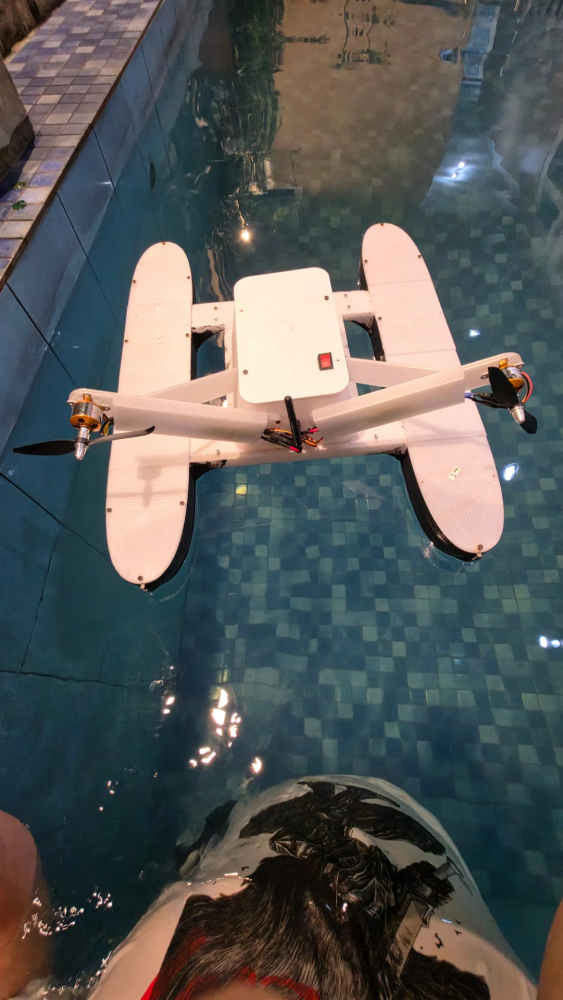
#> input picture Pengujian/foto_c1/C1-1_awal.webp, 1125 x 2000 px (shown at 1/2 size); its folder holds 4 pictures in this run
$ python ukur_foto_c1.py
#> lines starting #> are read from the running program, lines starting #| are printed output that depends on the picture; after the words box and inside, x2 and y2 are one past the last pixel; in counts of white or black regions, pixels touching at a corner belong together
"""
Ukur galat posisi dan arah skenario C1 (kotak 1 x 2 m) dari foto awal & akhir.

    pip install -r requirements.txt
    python ukur_foto_c1.py

Foto diambil dari belakang robot, sebelum perintah pertama dan setelah robot
berhenti. Posisi HP di kedua foto tidak persis sama, jadi:

- ARAH  : sudut garis yang menghubungkan ujung belakang kedua pelampung,
          diukur terhadap baris mozaik lantai di foto yang sama. Galat arah =
          selisih sudut foto akhir dan foto awal.
- POSISI: foto akhir dipetakan ke foto awal lewat pola keramik di tepi kolam
          (permukaannya hampir sejajar dengan permukaan air), dengan pencocokan
          titik SIFT + homografi RANSAC. Pergeseran ujung belakang pelampung
          kiri diukur dalam piksel, lalu diubah ke cm memakai lebar robot
          (42 cm) di foto awal, dan ke kotak mozaik (4,1 cm).

Hasilnya ditulis tangan ke sheet C1 di Lembar_Data_Pengujian.xlsx. Ketelitian
sekitar +/- 1 mozaik, karena posisi HP berbeda antar foto.
"""
import math
from pathlib import Path

import numpy as np
from PIL import Image
from skimage.feature import SIFT, match_descriptors
from skimage.measure import ransac
from skimage.transform import ProjectiveTransform

FOTO = Path(__file__).resolve().parent / "foto_c1"
LEBAR_ROBOT_CM = 42
MOZAIK_CM = 4.1
PANJANG_PELAMPUNG_MOZAIK = 60 / MOZAIK_CM

# Per foto (piksel, ukuran 1125 x 2000):
#   tepi  = dua titik pada tepi dalam bibir kolam (batas lantai tepi & dinding)
#   kiri / kanan = rentang x untuk mencari ujung belakang pelampung kiri / kanan
#   y     = rentang y tempat ujung belakang pelampung berada
FOTO_INFO = {
    "C1-1_awal": dict(tepi=((175, 250), (0, 575)), kiri=(200, 420), kanan=(780, 1010), y=(1000, 1220)),
    "C1-1_akhir": dict(tepi=((250, 450), (0, 790)), kiri=(150, 400), kanan=(760, 980), y=(1200, 1460)),
    "C1-2_awal": dict(tepi=((295, 265), (10, 640)), kiri=(220, 420), kanan=(780, 980), y=(1100, 1320)),
    "C1-2_akhir_C1-3_awal": dict(tepi=((350, 250), (100, 550)), kiri=(210, 420), kanan=(780, 980),
                                 y=(1050, 1290)),
    "C1-3_akhir": dict(tepi=((250, 305), (50, 700)), kiri=(240, 420), kanan=(680, 880), y=(1100, 1300)),
}
PERCOBAAN = [("C1.1", "C1-1_awal", "C1-1_akhir"),
             ("C1.2", "C1-2_awal", "C1-2_akhir_C1-3_awal"),
             ("C1.3", "C1-2_akhir_C1-3_awal", "C1-3_akhir")]


def baca(nama):
#> called with nama = 'C1-1_awal'
    return np.asarray(Image.open(FOTO / f"{nama}.webp").convert("RGB"), dtype=int)


def putih(rgb):
    r, g, b = rgb[..., 0], rgb[..., 1], rgb[..., 2]
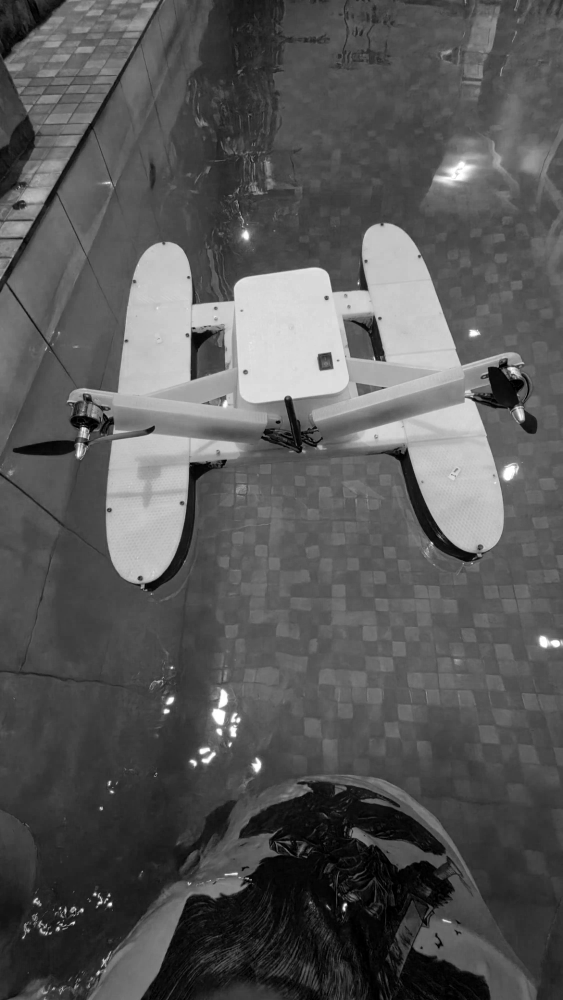
#> b: shape (2000, 1125) int64 (shown at 1/2 size); min 0, max 255, mean 87.9
    return (r > 170) & (g > 150) & (b > 140) & (r - b < 90)
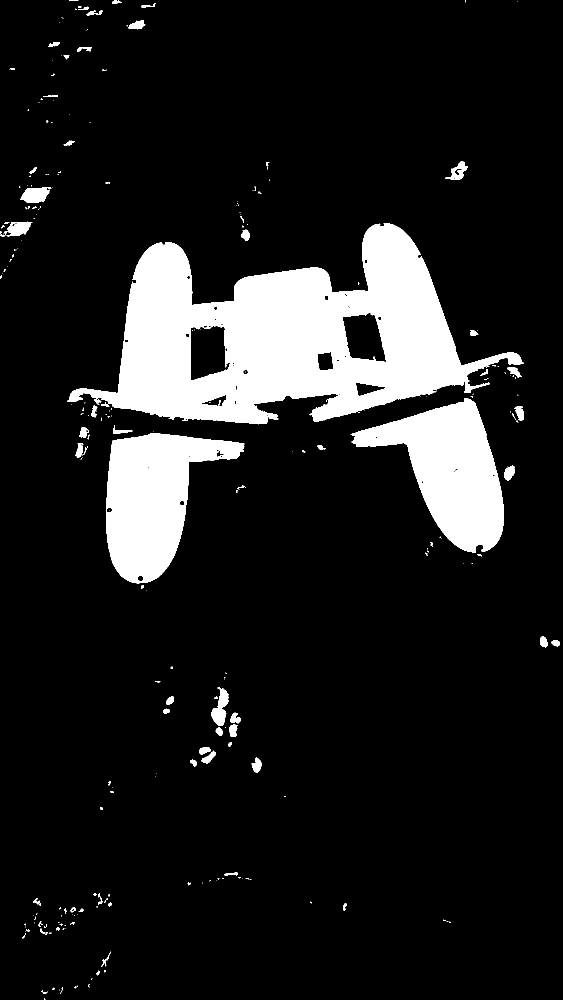
#> returned value: shape (2000, 1125) bool (shown at 1/2 size); 12.4% white; 277 white regions (194 under 20 px), largest, box (x1, y1, x2, y2) and area: (135, 446, 1048, 849) 173382, (212, 866, 489, 1167) 45994, (701, 796, 1008, 1105) 45974


def ujung_belakang(nama):
    """Titik paling belakang (bawah di foto) kedua pelampung: [(x, y) kiri, (x, y) kanan]."""
    info = FOTO_INFO[nama]
    w = putih(baca(nama))
    y0, y1 = info["y"]
    hasil = []
    for x0, x1 in (info["kiri"], info["kanan"]):
        sub = w[y0:y1, x0:x1]
        yb = max(y for y in range(sub.shape[0]) if sub[y].sum() >= 6)
        _, xx = np.nonzero(sub[yb - 25:yb + 1])
        hasil.append((x0 + xx.mean(), y0 + yb))
#> this loop made 2 passes
#> yb on passes 1 to 2: 166, 111
#> after the loop, hasil = [(280.4, 1166), (945, 1111)]
    return hasil


def sudut_ujung(nama):
    (x1, y1), (x2, y2) = ujung_belakang(nama)
    return math.degrees(math.atan2(y2 - y1, x2 - x1))


def px_per_cm(nama):
    """Lebar luar robot (42 cm) di baris sedikit di depan ujung pelampung kiri."""
    (_, y), _ = ujung_belakang(nama)
    xs = np.where(putih(baca(nama))[int(y) - 66])[0]
    return (xs.max() - xs.min()) / LEBAR_ROBOT_CM


def fitur_tepi(nama, pita):
    (x1, y1), (x2, y2) = FOTO_INFO[nama]["tepi"]
    g = baca(nama).mean(axis=2) / 255
    s = SIFT()
    s.detect_and_extract(g)
    keep = [i for i, (r, c) in enumerate(s.keypoints)
            if r < 1000 and (x1 + (x2 - x1) * (r - y1) / (y2 - y1)) - pita < c
            < (x1 + (x2 - x1) * (r - y1) / (y2 - y1)) - 8]
    return s.keypoints[keep][:, ::-1], s.descriptors[keep]


def geser_px(awal, akhir):
    """Pergeseran ujung pelampung kiri (akhir dipetakan ke foto awal), rata-rata 3 lebar pita."""
    tip_awal = np.array(ujung_belakang(awal)[0])
#> tip_awal = [280.4, 1166]
    tip_akhir = np.array([ujung_belakang(akhir)[0]], dtype=float)
#> call 2 of baca, with nama = 'C1-1_akhir'
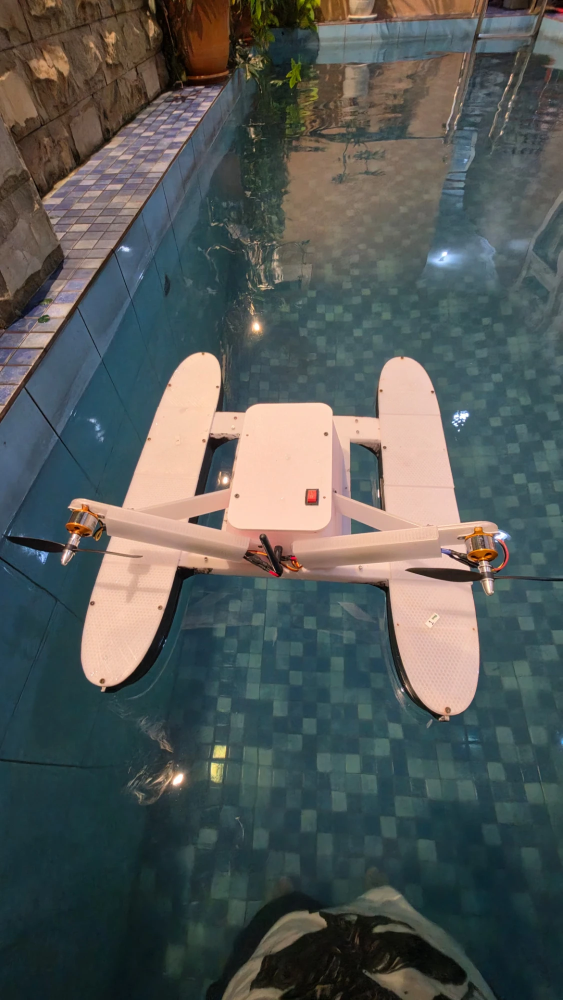
#> input picture Pengujian/foto_c1/C1-1_akhir.webp, 1125 x 2000 px (shown at 1/2 size)
#> in putih (call 2), `r, g, b = rgb[..., 0], rgb[..., 1], rgb[..., 2]`:
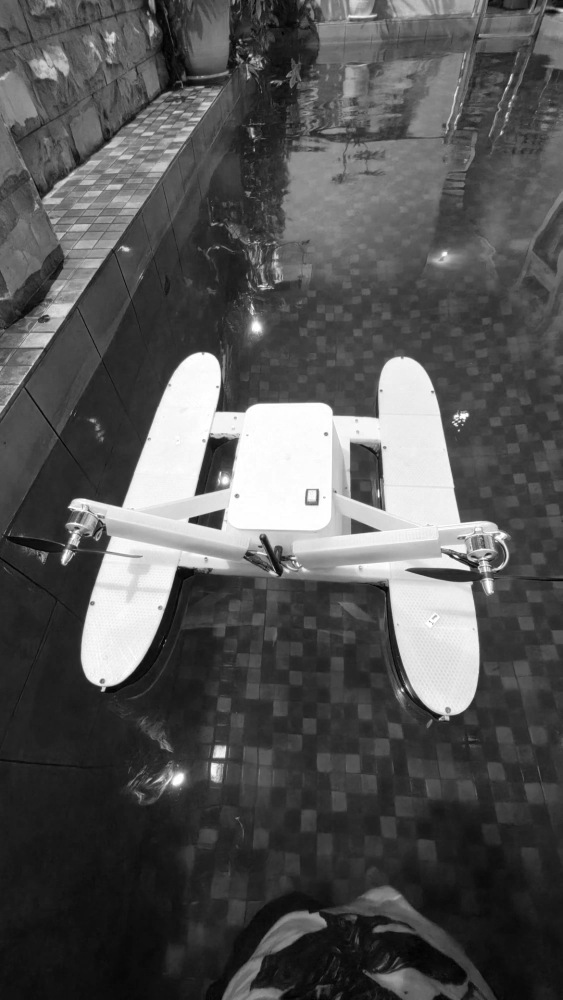
#> r: shape (2000, 1125) int64 (shown at 1/2 size); min 0, max 255, mean 84.5
#> in putih (call 2), `r, g, b = rgb[..., 0], rgb[..., 1], rgb[..., 2]`:
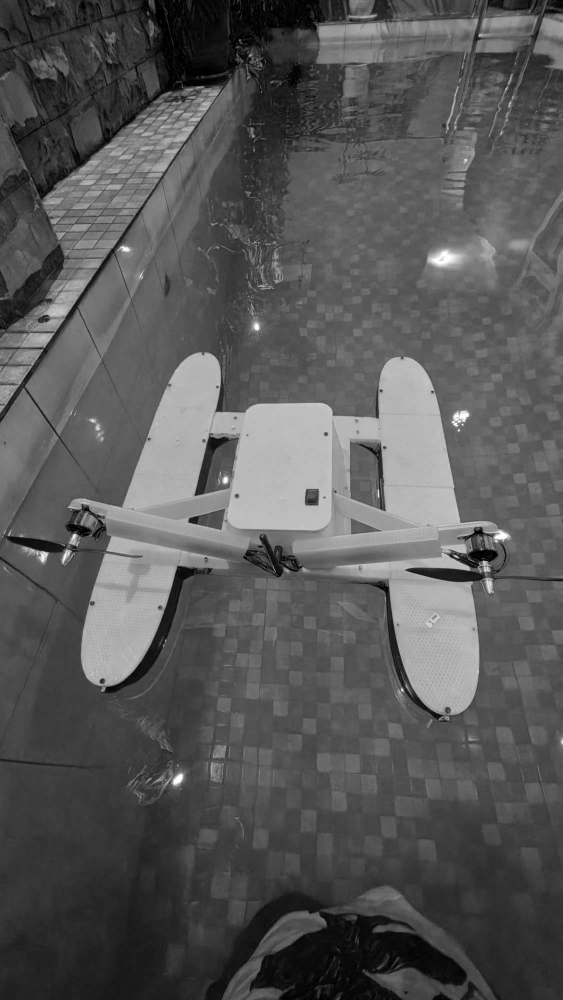
#> b: shape (2000, 1125) int64 (shown at 1/2 size); min 0, max 255, mean 87.4
#> in putih (call 2), `return (r > 170) & (g > 150) & (b > 140) & (r - b < 90)`: returned value: shape (2000, 1125) bool; 11.7% white; 365 white regions (266 under 20 px), largest, box (x1, y1, x2, y2) and area: (136, 705, 1015, 1106) 163482, (673, 1106, 959, 1430) 45169, (163, 1072, 452, 1372) 39027
#> the loop in ujung_belakang (call 2), `for x0, x1 in (info["kiri"], info["kanan"]):` made 2 passes
#> yb on passes 1 to 2: 181, 236
#> pass 1, in ujung_belakang (call 2), `sub = w[y0:y1, x0:x1]`:
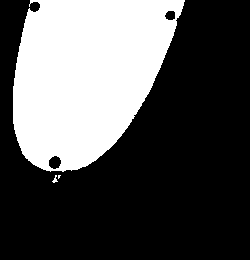
#> sub: shape (260, 250) bool; 33% white; 3 white regions (1 under 20 px), largest, box (x1, y1, x2, y2) and area: (13, 0, 185, 172) 21435, (52, 175, 58, 183) 22
#> pass 2, in ujung_belakang (call 2), `sub = w[y0:y1, x0:x1]`:
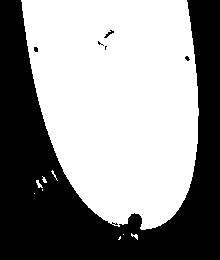
#> sub: shape (260, 220) bool; 56.6% white; 6 black regions (4 under 20 px), largest, box (x1, y1, x2, y2) and area: (0, 0, 220, 260) 24773, (104, 30, 114, 38) 28
#> after the loop in ujung_belakang (call 2), `for x0, x1 in (info["kiri"], info["kanan"]):`: hasil = [(211.9, 1381), (896.9, 1436)]
#> tip_akhir = [[211.9, 1381]]
    hasil = []
    for pita in (120, 170, 230):
        pa, da = fitur_tepi(awal, pita)
        pb, db = fitur_tepi(akhir, pita)
        m = match_descriptors(db, da, cross_check=True, max_ratio=0.8)
        model, inl = ransac((pb[m[:, 0]], pa[m[:, 1]]), ProjectiveTransform, min_samples=4,
                            residual_threshold=3, max_trials=5000, rng=0)
        hasil.append(model(tip_akhir)[0] - tip_awal)
        print(f"    pita {pita:3d} px: {inl.sum():3d} titik cocok")
    return np.mean(hasil, axis=0)


def main():
    print(f"{'':6}{'samping':>9}{'depan':>8}{'posisi':>9}{'arah':>8}   (mozaik, mozaik, cm, °)")
    for kode, awal, akhir in PERCOBAAN:
        print(kode)
        dx, dy = geser_px(awal, akhir)
        skala = px_per_cm(awal)
        samping = round(dx / skala / MOZAIK_CM, 1)        # + = ke kanan
        depan = round(-dy / skala / MOZAIK_CM, 1)          # + = ke depan (menjauh dari HP)
        galat_arah = abs(sudut_ujung(akhir) - sudut_ujung(awal))
        posisi = math.hypot(samping, depan) * MOZAIK_CM
        setara = PANJANG_PELAMPUNG_MOZAIK * math.tan(math.radians(galat_arah))
        print(f"  {kode:4}{samping:9.1f}{depan:8.1f}{posisi:9.1f}{galat_arah:8.1f}"
              f"   -> arah di Excel: {setara:.2f} per {PANJANG_PELAMPUNG_MOZAIK:.1f} mozaik")


if __name__ == "__main__":
#> (the run stopped early here; a loop or call above may not have finished)
